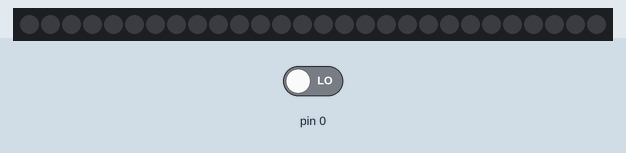
Recording of a sketch running on a simulated Arduino Uno, built with avr-gcc and run on an emulated ATmega328P. Shown: 28 RGB LEDs in strip order, left to right. Inputs (shaded band) come from the test bench; at power-on: pin 0 LOW.

Above: at 2.8 s.
2.9 s: pin 0 driven HIGH
At 3.4 s:
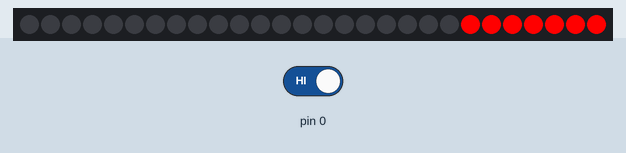
7.0 s: pin 0 driven LOW
At 8.2 s:
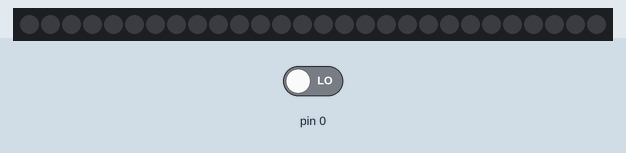
Timing chart, 0 to 10.0 s (numbered marks = the images above; inputs shaded):
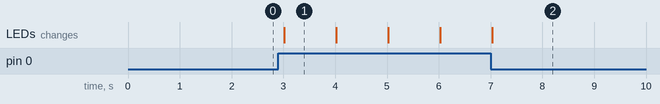

The sketch:

sketch.ino
```cpp
#include <Adafruit_NeoPixel.h>

#define PIN 1
#define PIXELS 28
#define PIXELSPER 7
#define DISKS 4

Adafruit_NeoPixel pixels = Adafruit_NeoPixel(PIXELS, PIN, NEO_GRB + NEO_KHZ800);

void allOff() {
  for(int i=0;i<PIXELS;i++) {
    pixels.setPixelColor(i,0);
  }

  pixels.show();

}

void allOn(int disk) {
  int state = digitalRead(0);
  if(state == HIGH)
  {
    for(int i=0;i<PIXELSPER;i++) {
      pixels.setPixelColor(i+(disk*PIXELSPER),pixels.Color(255,0,0));
    }
  }
  else {
    allOff();
  }

  pixels.show();

}

void setup() {
  // put your setup code here, to run once:
  pixels.begin();
  pinMode(0,INPUT);
  allOff();
}

void loop() {
  // put your main code here, to run repeatedly:

    for(int i=0;i<DISKS;i++) {
      allOff();
      allOn(i);
      delay(1000);
    }
}
```

Measured:
- after the input at 2.9 s, the LEDs: change after 0.12 s (image 1)
- after the input at 7.0 s, the LEDs: change at once (image 2)
- what the display in image 1 shows lasts 1.0 s, from 3.0 s to 4.0 s
